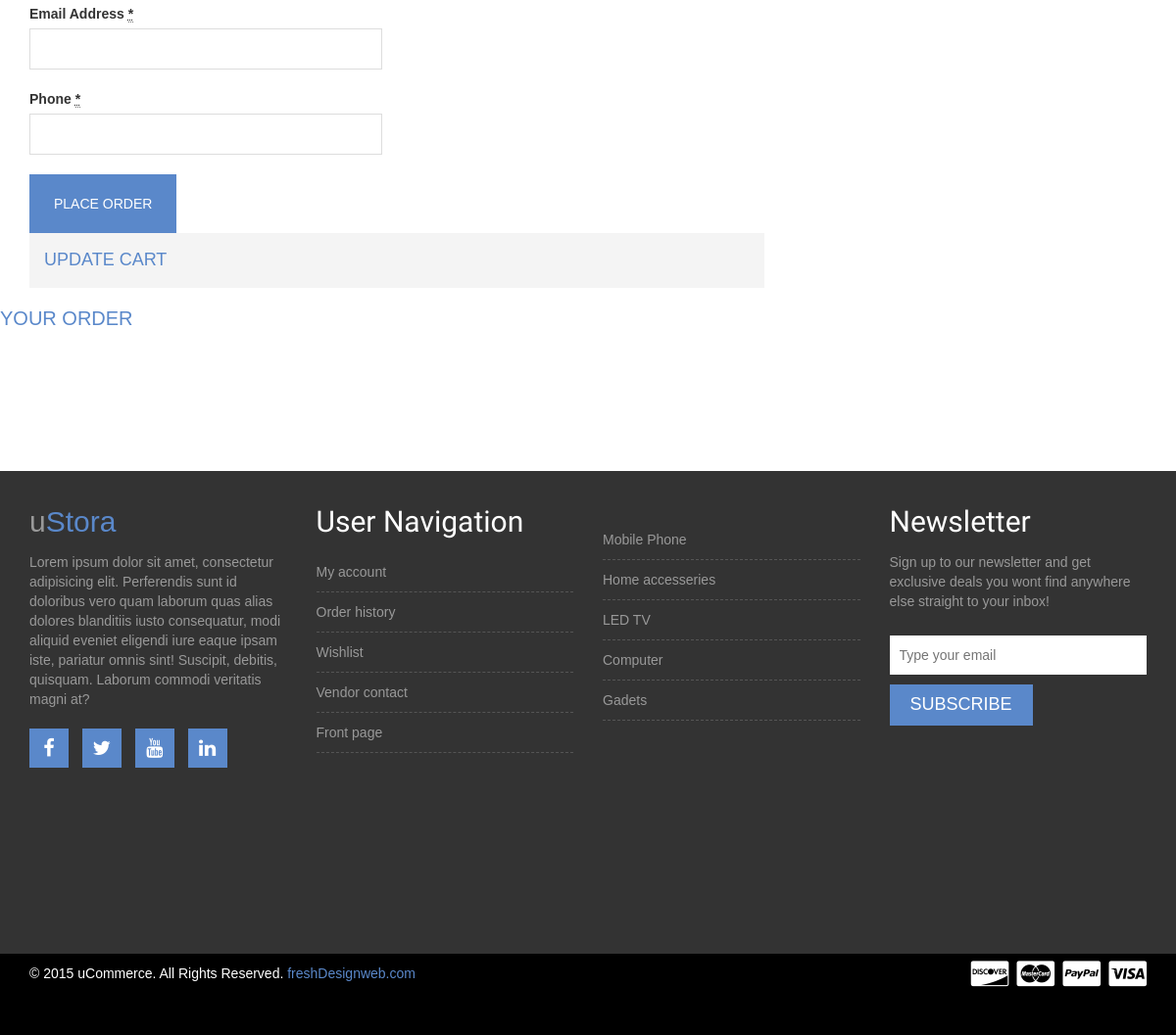
The app's page /checkout (lower part), older data.
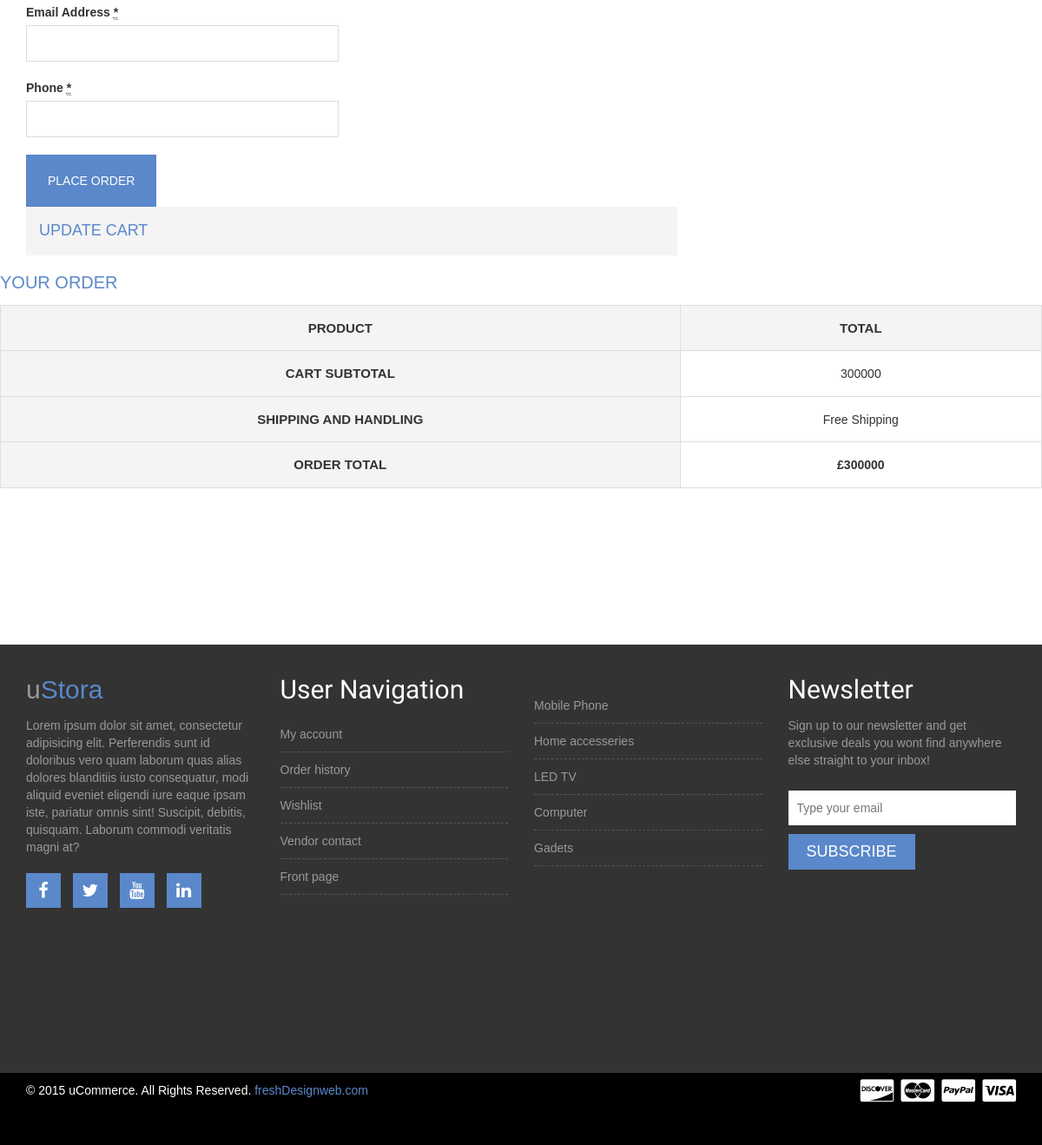
The same page, newer data.
### checkout/models.py (models this page shows, shortened)
class Totalcart(models.Model):
	cart = models.ForeignKey(Cart, on_delete= models.CASCADE,default=0)
	total = models.IntegerField(default=0)

### cart/models.py (models this page shows, shortened)
class Cart(models.Model):
    user = models.ForeignKey(settings.AUTH_USER_MODEL,on_delete = models.CASCADE)
    items = models.ForeignKey(Item,on_delete = models.CASCADE,default=0)
    quantity = models.IntegerField(default = 1)
    slug = models.CharField(max_length = 300)
    checkout = models.BooleanField(default = 'True')
    sub_total = models.IntegerField(default = 0)

### checkout/views.py (the view)
# urls.py: path('checkout',  CheckoutView.as_view(), name='checkout'),
class CheckoutView(BaseView):
    def get(self,request):
        self.views['checkouts'] = Checkoutform.objects.all()
        self.views['total_cart'] = Totalcart.objects.all()
        return render(request,'checkout.html',self.views)

### template/checkout.html (shortened to what the changed rows need)
{% extends 'base.html' %}
{% load static %}
{% block content %}
    <div class="single-product-area">
                                <div id="order_review" style="position: relative;">
                                    {% for totalcart in total_cart %}
                                    <table class="shop_table">
                                        <thead>
                                            <tr>
                                                <th class="product-name">Product</th>
                                                <th class="product-total">Total</th>
                                            </tr>
                                        </thead>
                                        <tfoot>
                                            <tr class="cart-subtotal">
                                                <th>Cart Subtotal</th>
                                                <td><span class="amount">{{totalcart.cart.sub_total}}</span>
                                                </td>
                                            </tr>
                                            <tr class="shipping">
                                                <th>Shipping and Handling</th>
                                                <td>
                                                    Free Shipping
                                                </td>
                                            </tr>
                                            <tr class="order-total">
                                                <th>Order Total</th>
                                                <td><strong><span class="amount">£{{totalcart.cart.sub_total}}</span></strong> </td>
                                            </tr>
                                        </tfoot>
                                    </table>
                                    {% endfor %}
                                    </div>
                                </div>
{% endblock %}

Row changes from the older to the newer data that the page shows:
added Totalcart: cart.sub_total "300000"
